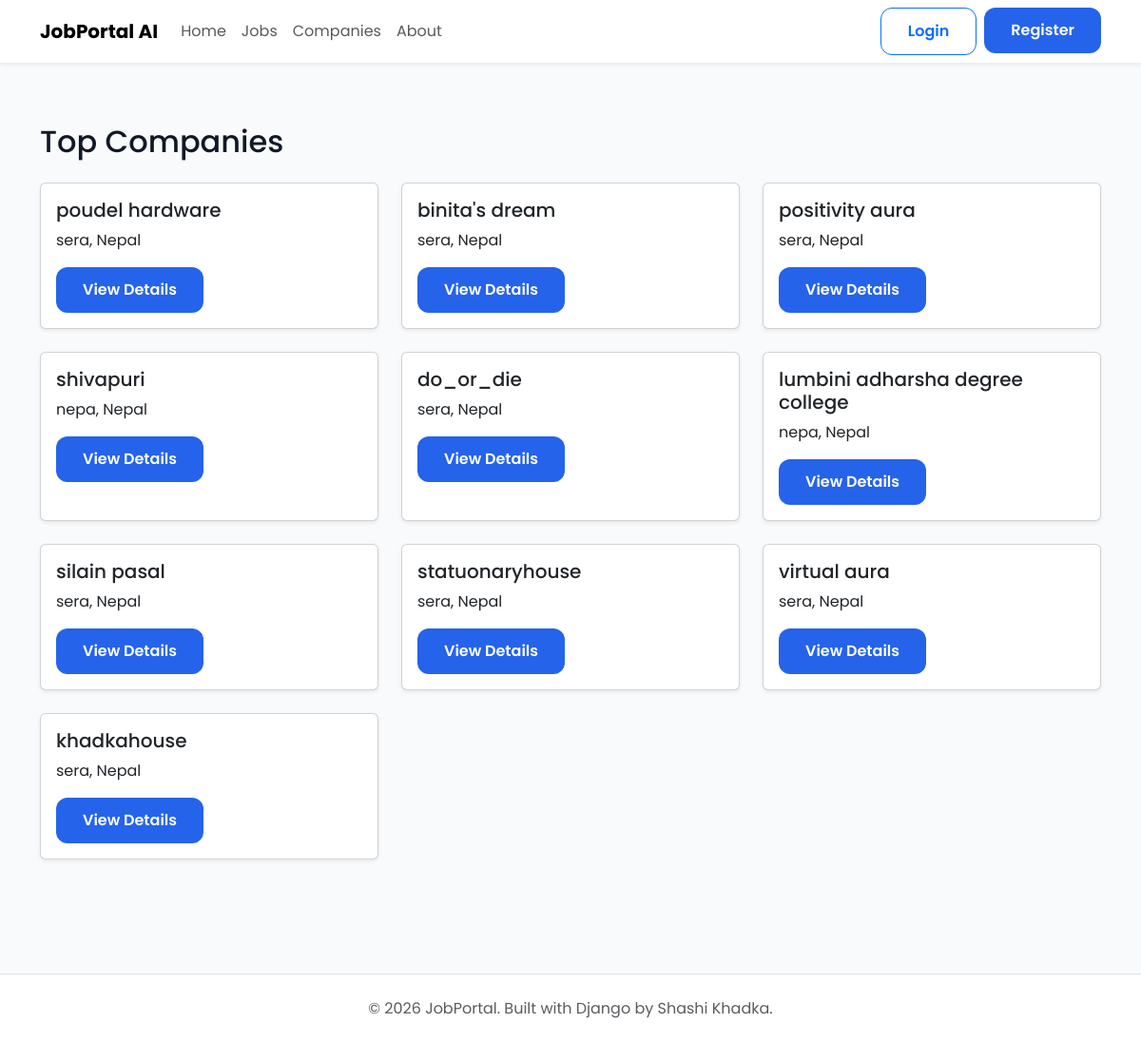
The page /company/companies/ on the database its author committed.
### companies/models.py (models this page shows, shortened)
class Company(models.Model):
    owner = models.OneToOneField(
        settings.AUTH_USER_MODEL,
        on_delete=models.CASCADE,
        related_name="company",
    )
    company_name = models.CharField(max_length=200)
    slug = models.SlugField(unique=True, blank=True)
    logo = models.ImageField(
        upload_to="company_logos/",
        blank=True,
        null=True,
    )
    description = models.TextField()
    website = models.URLField(blank=True)
    email = models.EmailField()
    phone = models.CharField(max_length=20)
    address = models.TextField()
    location = models.CharField(max_length=255)
    city = models.CharField(max_length=100)
    country = models.CharField(max_length=100)
    established_date = models.DateField()
    employee_count = models.PositiveIntegerField()
    created_at = models.DateTimeField(auto_now_add=True)
    updated_at = models.DateTimeField(auto_now=True)

### companies/views.py (the view)
# urls.py: path("companies/", views.company_list, name="company-list"),
def company_list(request):
    companies = Company.objects.all().order_by("-created_at")
    return render( request,"companies/company_list.html",
        {
            "companies": companies,
        },
    )

### templates/companies/company_list.html (shortened to what this page needs)
{% extends "public_base.html" %}
{% block content %}
<div class="container py-5">
    <h2 class="mb-4">Top Companies</h2>
    <div class="row">
        {% for company in companies %}
        <div class="col-md-4 mb-4">
            <div class="card shadow-sm h-100">
                <div class="card-body">
                    <h5>{{ company.company_name }}</h5>
                    <p>{{ company.city }}, {{ company.country }}</p>
                    <a href="{% url 'company-detail' company.pk %}"
                       class="btn btn-primary">
                        View Details
                    </a>
                </div>
            </div>
        </div>
        {% empty %}
        <p>No companies found.</p>
        {% endfor %}
    </div>
</div>
{% endblock %}

### static/css/style.css (style rules this page uses)
* { margin:0; padding:0; box-sizing:border-box; }
body { font-family:'Poppins',sans-serif; background:var(--light); color:var(--dark); }
a { text-decoration:none; }

### static/css/home.css (style rules this page uses)
:root { --primary:#2563eb; --primary-dark:#1d4ed8; --success:#16a34a; --warning:#f59e0b; --danger:#ef4444; --text:#111827; --text-light:#6b7280; --border:#e5e7eb; --white:#ffffff; --background:#f8fafc; --radius:18px; --shadow:0 10px 30px rgba(0,0,0,.06); --shadow-hover:0 18px 40px rgba(37,99,235,.15); }
body { background:var(--background); font-family:"Poppins",sans-serif; color:var(--text); }
a { text-decoration:none; }
.btn-primary { background:var(--primary); border:none; border-radius:12px; font-weight:600; padding:12px 28px; }

### rows shown on the page
Company: company_name "poudel hardware", city "sera", country "Nepal"
Company: company_name "binita's dream", city "sera", country "Nepal"
Company: company_name "positivity aura", city "sera", country "Nepal"
Company: company_name "shivapuri", city "nepa", country "Nepal"
Company: company_name "do_or_die", city "sera", country "Nepal"
Company: company_name "lumbini adharsha degree college", city "nepa", country "Nepal"
Company: company_name "silain pasal", city "sera", country "Nepal"
Company: company_name "statuonaryhouse", city "sera", country "Nepal"
Company: company_name "virtual aura", city "sera", country "Nepal"
Company: company_name "khadkahouse", city "sera", country "Nepal"
